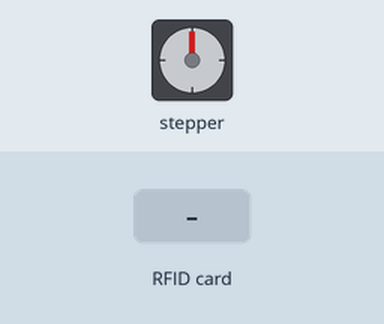
Simulated run of this sketch. Board: Arduino Uno, built with avr-gcc and run on an emulated ATmega328P. Shown: stepper motor. The inputs (shaded band) are chosen by the test bench. Stepper angles assume 200 steps per turn; what the sketch prints to the serial monitor is not drawn.

Above: at 1.2 s.
1.3 s: RFID card 5E 7A 19 C4 held to the reader
At 2.7 s:
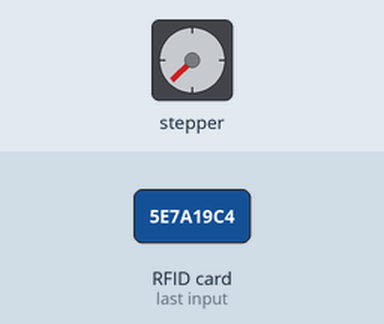
3.0 s: RFID card 5E 7A 19 C4 held to the reader
At 4.1 s:
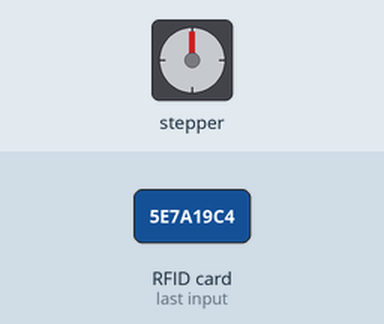
Timing chart, 0 to 6.0 s (numbered marks = the images above; inputs shaded):
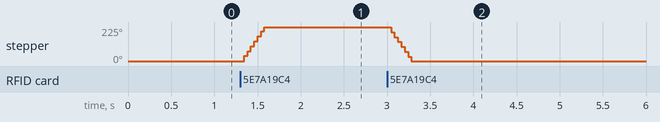

The sketch:

FinalProjectHelloWorld.ino
```cpp
//include libraries
#include <SPI.h>
#include <MFRC522.h>
#include <AccelStepper.h>

// RFID libraries accessories
#define RST_PIN 9
#define SS_PIN 10

// Stepper accessories
#define directionPin 3
#define stepperPin 4
#define motorInterfaceType 1

//RFID goodies
MFRC522 mfrc522(SS_PIN, RST_PIN);

// name the stepper
AccelStepper theStepper = AccelStepper(motorInterfaceType, stepperPin, directionPin);

// card variables
boolean openSesame = true;


void setup() {

  // monitor
  Serial.begin(9600);

  // RFID sensor reader
  SPI.begin();
  mfrc522.PCD_Init();
  Serial.println(F("Scan Card"));

  // stepper stuff
  theStepper.setMaxSpeed(1000);
  theStepper.setSpeed(1000);
  theStepper.setCurrentPosition(0);

  //  theStepper.moveTo(4096);
  //  theStepper.runToPosition();

}


void loop() {


  // SCAN THE CARD AND IF DOOR IS CLOSED THEN UNLOCK THE DOOR
  if ( ! mfrc522.PICC_IsNewCardPresent()) {
    return;
  }
  if ( ! mfrc522.PICC_ReadCardSerial()) {
    return;
  }

  if (openSesame == true) {
    // if the card is scanned make one revolution of the stepper
    while (theStepper.currentPosition() != 125) {

      theStepper.setSpeed(500);
      theStepper.runSpeed();

    }
    theStepper.setCurrentPosition(125);
    openSesame = false;
  }


  else {

    // set the current position to equal the open configuration
    theStepper.setCurrentPosition(125);

    while (theStepper.currentPosition() != 0) {
      theStepper.setSpeed(-500);
      theStepper.runSpeed();

    }

    theStepper.setCurrentPosition(0);
    openSesame = true;
  }
}
```

Measured:
- after the input at 1.3 s, stepper: turns 225° clockwise in 0.23 s, starting after 0.05 s
- after the input at 3.0 s, stepper: turns 225° counter-clockwise in 0.23 s, starting after 0.05 s
